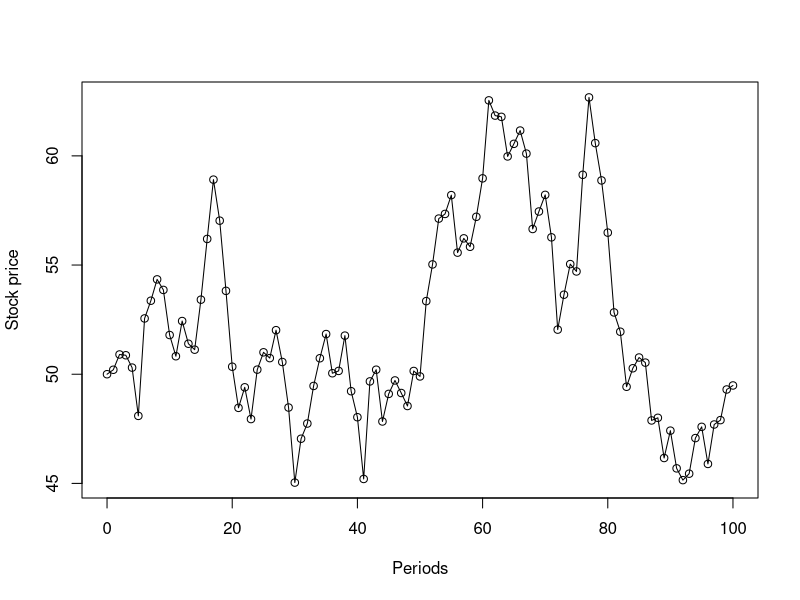

Reproduce this figure in R.
epsilon <- c(0,rnorm(100))
S <- c(50,rep(0,100))
DS <- rep(0,101)
for(i in(1:100)) {
  DS[i+1] <- (0.20/52)*S[i] + 0.25*sqrt(1/52)*S[i]*epsilon[i+1]
  S[i+1] = S[i] + DS[i+1]
}
x <- seq(0,100)
xx <- as.data.frame(cbind(x, epsilon, DS, S))
plot(x, S, type="l", xlab="Periods", ylab="Stock price")
points(x,S)


#Exercise 5

s1 <- read.csv("stockData.csv", sep=",", header=TRUE)
s1 <- s1[,3]
a <- s1[-(length(s1))]/s1[-1]
u <- log(a)
m <- mean(u)
s <- sqrt(var(u))
sigma_hat = sqrt(252)*s